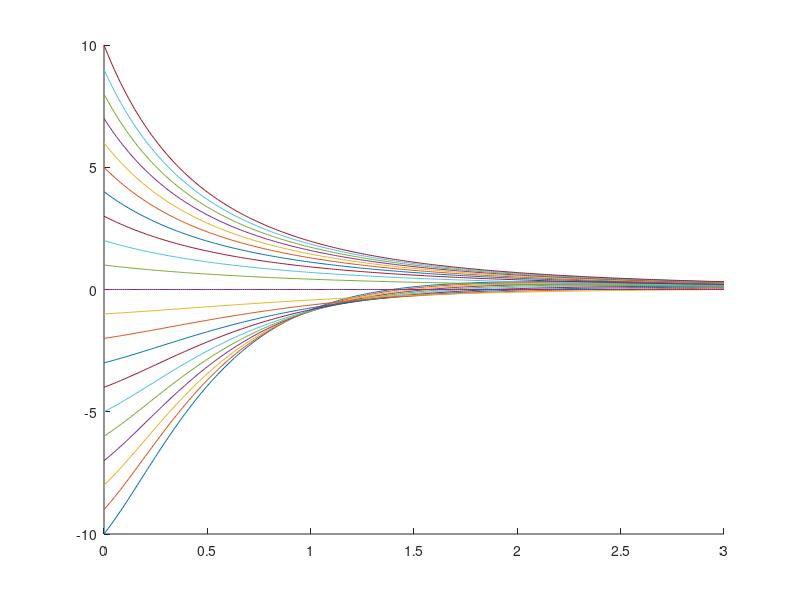

MATLAB code to generate this figure:
f = @(t,x) -x^(4/3);
x0 = -10:1:10;
tspan = 0:.01:3;

figure(); hold on;
for i = x0
    [t, y] = ode45(f,tspan,i);
    plot(t,y); 
end